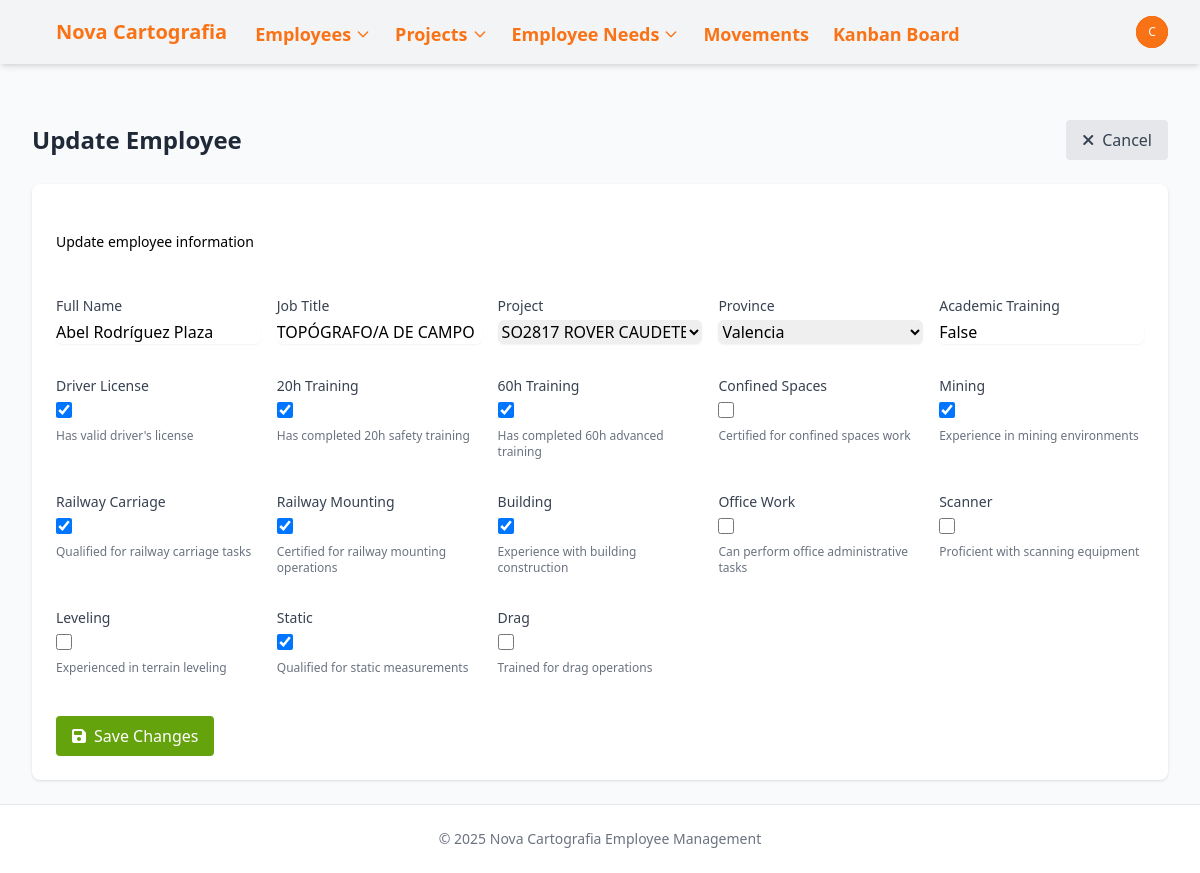
The app's page /employees/4/edit/ (signed in), older data.
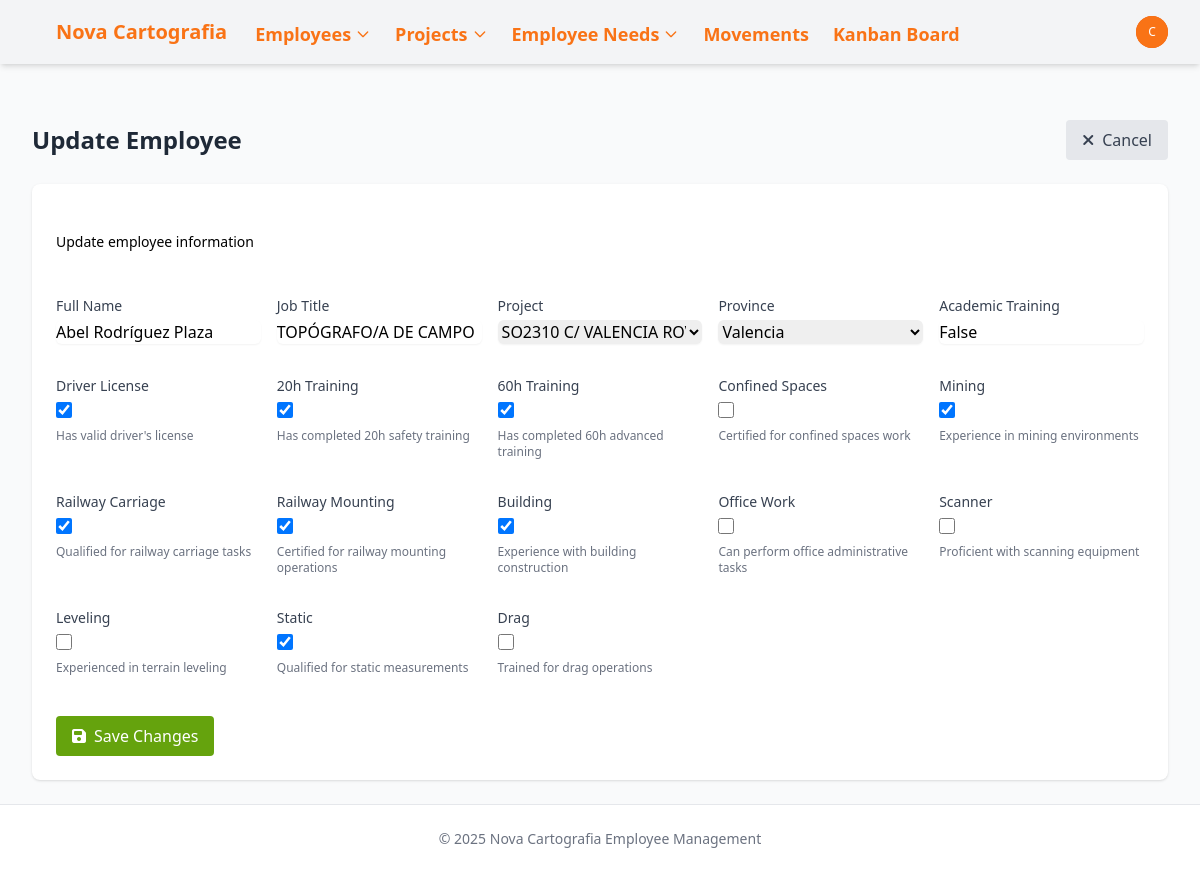
The same page, newer data.
### novacartografia_employee_management/models.py (models this page shows, shortened)
class Employee(models.Model):
    name = models.CharField(max_length=100)
    job = models.CharField(max_length=100)
    project_id = models.ForeignKey(Project, on_delete=models.SET_NULL, related_name='employee_set', blank=True, null=True)
    state = models.CharField(max_length=50, default='valencia',
            choices=[
                ('alava', 'Álava'),
                ('albacete', 'Albacete'),
                ('alicante', 'Alicante'),
                ('almeria', 'Almería'),
                ('asturias', 'Asturias'),
                ('avila', 'Ávila'),
                ('badajoz', 'Badajoz'),
                ('barcelona', 'Barcelona'),
                ('burgos', 'Burgos'),
                ('caceres', 'Cáceres'),
                ('cadiz', 'Cádiz'),
                ('cantabria', 'Cantabria'),
                ('castellon', 'Castellón'),
                ('ceuta', 'Ceuta'),
                ('ciudad_real', 'Ciudad Real'),
                ('cordoba', 'Córdoba'),
                ('cuenca', 'Cuenca'),
                ('gerona', 'Gerona'),
                ('granada', 'Granada'),
                ('guadalajara', 'Guadalajara'),
                ('guipuzcoa', 'Guipúzcoa'),
                ('huelva', 'Huelva'),
                ('huesca', 'Huesca'),
                ('islas_baleares', 'Islas Baleares'),
                ('jaen', 'Jaén'),
                ('la_coruna', 'La Coruña'),
                ('la_rioja', 'La Rioja'),
                ('las_palmas', 'Las Palmas'),
                ('leon', 'León'),
                ('lerida', 'Lérida'),
                ('lugo', 'Lugo'),
                ('madrid', 'Madrid'),
                ('malaga', 'Málaga'),
                ('melilla', 'Melilla'),
                ('murcia', 'Murcia'),
                ('navarra', 'Navarra'),
                ('orense', 'Orense'),
                ('palencia', 'Palencia'),
                ('pontevedra', 'Pontevedra'),
                ('salamanca', 'Salamanca'),
                ('santa_cruz_de_tenerife', 'Santa Cruz de Tenerife'),
                ('segovia', 'Segovia'),
                ('sevilla', 'Sevilla'),
                ('soria', 'Soria'),
                ('tarragona', 'Tarragona'),
                ('teruel', 'Teruel'),
                ('toledo', 'Toledo'),
                ('valencia', 'Valencia'),
                ('valladolid', 'Valladolid'),
                ('vizcaya', 'Vizcaya'),
                ('zamora', 'Zamora'),
                ('zaragoza', 'Zaragoza'),])
    academic_training = models.CharField(max_length=100, blank=True, null=True)
    driver_license = models.BooleanField(default=False)
    twenty_hours = models.BooleanField(default=False)
    sixty_hours = models.BooleanField(default=False)
    confine = models.BooleanField(default=False)
    mining = models.BooleanField(default=False)
    railway_carriage = models.BooleanField(default=False)
    railway_mounting = models.BooleanField(default=False)
    building = models.BooleanField(default=False)
    office_work = models.BooleanField(default=False)
    scanner = models.BooleanField(default=False)
    leveling = models.BooleanField(default=False)
    static = models.BooleanField(default=False)
    drag = models.BooleanField(default=False)

### novacartografia_employee_management/views.py (the view)
# urls.py: path('employees/<int:pk>/edit/', views.employee_update, name='employee_update'),
@login_required
def employee_update(request, pk):
    employee = get_object_or_404(Employee, pk=pk)
    if request.method == 'POST':
        form = EmployeeForm(request.POST, instance=employee)
        if form.is_valid():
            form.save()
            messages.success(request, f'Employee "{employee.name}" has been updated successfully.')
            return redirect('kanban_board')
    else:
        form = EmployeeForm(instance=employee)
    return render(request, 'novacartografia_employee_management/employee_form.html', {
        'form': form,
        'employee': employee,
        'title': 'Update Employee',
        'button_text': 'Save Changes',
        'is_new': False
    })

### novacartografia_employee_management/models.py (called while the page is built)
    def __str__(self):
        return self.name

### templates/novacartografia_employee_management/employee_form.html (shortened to what this page needs)
{% extends "base.html" %}
{% block content %}
<div class="mb-6 flex justify-between items-center">
    <h2 class="text-2xl font-bold text-gray-800">{{ title }}</h2>
    <div>
        {% if not is_new %}
            <a href="{% url 'employee_detail' employee.id %}" class="bg-gray-200 hover:bg-gray-300 text-gray-700 font-medium py-2 px-4 rounded flex items-center">
                <i class="fas fa-times mr-2"></i> Cancel
            </a>
        {% else %}
            <a href="{% url 'employee_list' %}" class="bg-gray-200 hover:bg-gray-300 text-gray-700 font-medium py-2 px-4 rounded flex items-center">
                <i class="fas fa-times mr-2"></i> Cancel
            </a>
        {% endif %}
    </div>
</div>
<div class="bg-white shadow overflow-hidden sm:rounded-lg">
    <div class="px-4 py-5 sm:px-6 bg-primary-600">
        <h3 class="text-lg leading-6 font-medium text-white">Employee Information</h3>
        <p class="mt-1 max-w-2xl text-sm text-primary-100">
            {% if is_new %}
                Enter the details for the new employee
            {% else %}
                Update employee information
            {% endif %}
        </p>
    </div>
    <div class="px-4 py-5 sm:p-6">
        <form method="post">
            <div class="grid grid-cols-1 sm:grid-cols-2 md:grid-cols-3 lg:grid-cols-5 gap-4">
                {% for field in form %}
                    <div class="mb-4">
                        <label for="{{ field.id_for_label }}" class="block text-sm font-medium text-gray-700">
                            {{ field.label }}
                        </label>
                        {% if field.field.widget.input_type == 'checkbox' %}
                            <div class="mt-1">
                                {{ field }}
                            </div>
                        {% else %}
                            {{ field }}
                        {% endif %}
                        {% if field.help_text %}
                            <p class="mt-1 text-xs text-gray-500">{{ field.help_text }}</p>
                        {% endif %}
                    </div>
                {% endfor %}
            </div>
            <div class="mt-6">
                <button type="submit" class="bg-lime-600 hover:bg-lime-700 text-white font-medium py-2 px-4 rounded flex items-center">
                    <i class="fas fa-save mr-2"></i> {{ button_text }}
                </button>
            </div>
        </form>
    </div>
</div>
{% endblock %}

Row changes from the older to the newer data that the page shows:
changed Employee "Abel Rodríguez Plaza": project_id "SO2817 ROVER CAUDETE DE LAS FUENTES" → "SO2310 C/ VALENCIA ROVER"
